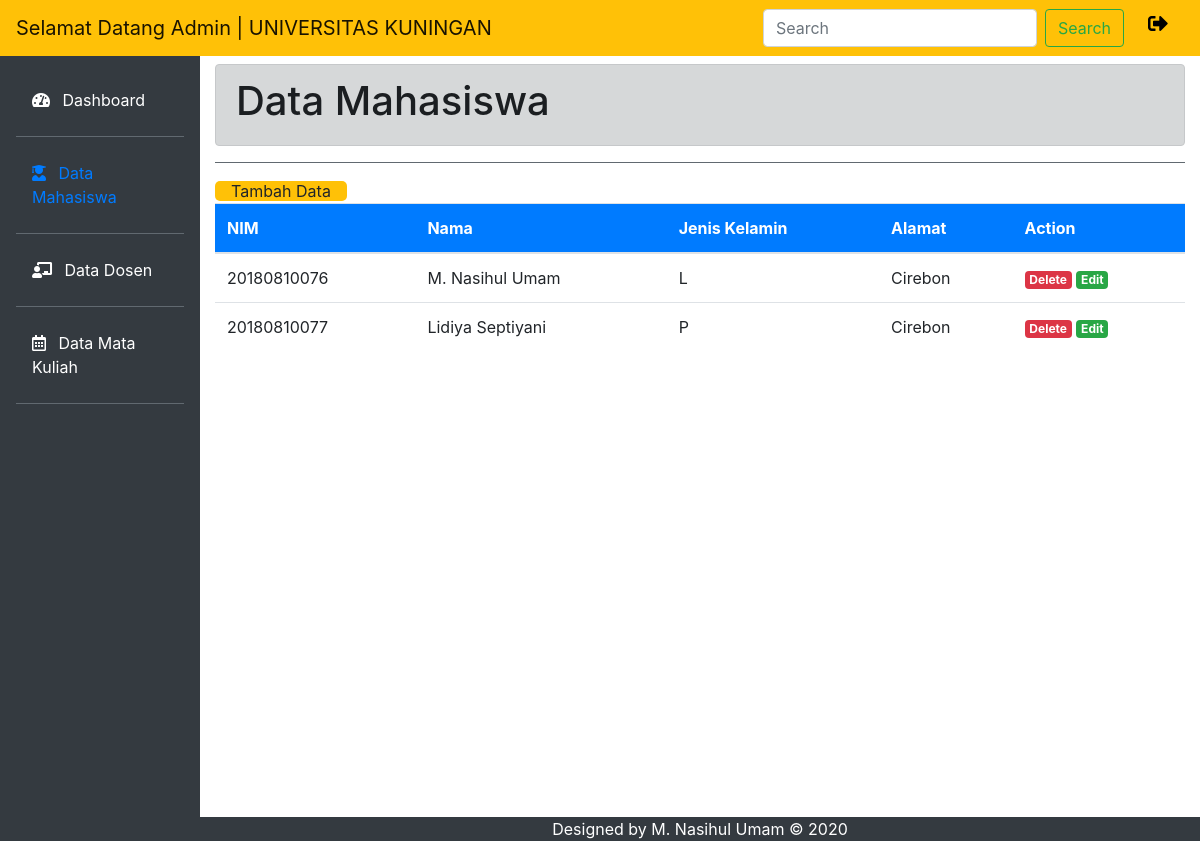
Page /tampil_dataMHS.php (signed in) on the committed database.
### tables this page shows
CREATE TABLE `mahasiswa` (
  `nim` varchar(15) NOT NULL,
  `nama` varchar(35) NOT NULL,
  `jk` char(1) NOT NULL,
  `alamat` text NOT NULL
);

### config.php (called while the page is built, shortened)
<?php
	class database{
		var $host = "localhost";
		var $username = "root";
		var $password = "";
		var $database = "data_akademik";
		var $koneksi = "";
		function __construct(){
			$this->koneksi = mysqli_connect($this->host, $this->username, $this->password,$this->database);
		}
		function tampil_dataMHS()
		{
			$data = mysqli_query($this->koneksi,"select * from mahasiswa");
			while($row = mysqli_fetch_array($data)){
				$hasil[] = $row;
			}
			return $hasil;
		}
	}
?>

### tampil_dataMHS.php (the view, shortened to what this page needs)
<?php
if(isset($_SESSION['user_aktiv'])){
extract($_GET);
include('config.php');
$db = new database();
$data_mahasiswa = $db->tampil_dataMHS();
?>
<!doctype html>
<html lang="en">
  <head>
    <link rel="stylesheet" href="bootstrap/css/bootstrap.min.css">
    <link rel="stylesheet" type="text/css" href="admin.css">
    <link rel="stylesheet" href="fontawesome-free/css/all.min.css">
  </head>
  <body>
  <nav class="navbar navbar-expand-lg navbar-light bg-warning fixed-top">
    <a class="navbar-brand" href="#">Selamat Datang Admin | UNIVERSITAS KUNINGAN</a>
      <form class="form-inline my-2 my-lg-0 ml-auto">
        <input class="form-control mr-sm-2" type="search" placeholder="Search" aria-label="Search">
        <button class="btn btn-outline-success my-2 my-sm-0" type="submit">Search</button>
      </form>
      <div class="icon ml-4">
        <h5>
          <a href="logout.php" style="color: black;"><i class="fas fa-sign-out-alt mr-3" data-toggle="tooltip" title="Sign Out"></i></a>
        </h5>
      </div>
  </nav>
  <div class="row no-gutters mt-5">
      <div class="col-md-2 bg-dark mt-2 pr-3 pt-4">
        <ul class="nav flex-column ml-3 mb-5">
        <li class="nav-item">
          <a class="nav-link text-white" href="dashboard.php"><i class="fas fa-tachometer-alt mr-2"></i> Dashboard</a> <hr class="bg-secondary"></hr>
        </li>
        <li class="nav-item">
          <a class="nav-link active text-blue" href="tampil_dataMHS.php"><i class="fas fa-user-graduate mr-2"></i> Data Mahasiswa</a><hr class="bg-secondary"></hr>
        </li>
        <li class="nav-item">
          <a class="nav-link text-white" href="tampil_dataDSN.php"><i class="fas fa-chalkboard-teacher mr-2"></i> Data Dosen</a><hr class="bg-secondary"></hr>
        </li>
        <li class="nav-item">
          <a class="nav-link text-white" href="tampil_dataMK.php"><i class="far fa-calendar-alt mr-2"></i> Data Mata Kuliah</a><hr class="bg-secondary"></hr>
        </li>
        </ul>
      </div>
      <div class="col-md-10 mt-3">
        <div id="content">
          <div class="container-fluid" style="padding-bottom: 450px;">
            <div class="alert alert-dark">
              <h1>Data Mahasiswa</h1>
            </div>
            <hr class="bg-secondary"></hr>
              <a href="tambah_dataMHS.php" class="btn-warning pr-3 pl-3" style="border-radius: 5px;">Tambah Data</a>
                  <table class="table">
                    <thead>
                      <tr class="btn-primary">
                        <th>NIM</th>
                        <th>Nama</th>
                        <th>Jenis Kelamin</th>
                        <th>Alamat</th>
                        <th>Action</th>
                      </tr>
                    </thead>
                    <tbody>
                      <?php
                        foreach($data_mahasiswa as $row){
                      ?>
                      <tr>
                        <td><?php echo $row['nim']; ?></td>
                        <td><?php echo $row['nama']; ?></td>
                        <td><?php echo $row['jk']; ?></td>
                        <td><?php echo $row['alamat']; ?></td>
                        <td>
                          <a href="proses_mahasiswa.php?action=delete&id=<?php echo $row['nim']; ?>" class="badge badge-danger">Delete</a>
                          <a href="edit_mahasiswa.php?id=<?php echo $row['nim']; ?>" class="badge badge-success">Edit</a>
                        </td>
                      </tr>
                      <?php
                        }
                        ?>
                    </tbody>
                  </table>
          </div>
        </div>
        <?php include 'footer.php'; ?>
      </div>
  </div>
  </body>
</html>
<?PHP
}
else
{
  header('Location: index.php'); exit;
}
?>

### rows in the picture
mahasiswa: nim "20180810076", nama "M. Nasihul Umam", jk "L", alamat "Cirebon"
mahasiswa: nim "20180810077", nama "Lidiya Septiyani", jk "P", alamat "Cirebon"
